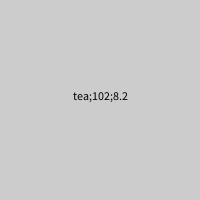
Frame 1 (no input)
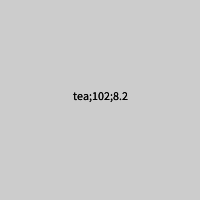
Frame 2 (the mouse pressed at the canvas centre, redrawn once)

The Processing sketch that drew these frames (run headless with seeded random() and noise(); the mouse was pressed at the canvas centre and the sketch redrawn once):

// Processing sketch: ARRAYLIST
// ── ARRAYLIST.pde
ArrayList<String> testStr;
StringList        inventory;
FloatList         inventoryF;
IntList           inventoryI;

void setup() {
  size(200, 200);
  
  testStr=new ArrayList<String>();
  boolean res=testStr.add("bulba?");
  res=testStr.add("buuulba!");
  println(testStr);
  
  inventory = new StringList();
  inventory.append("coffee");
  inventory.append("flour");
  inventory.append("tea");
  inventory.append("cocoa");
  println(inventory);
  
  inventoryF = new FloatList();
  inventoryF.append(108.6);
  inventoryF.append(5.8);
  inventoryF.append(8.2);
  println(inventoryF);
  
  inventoryI = new IntList();
  inventoryI.append(84);
  inventoryI.append(15);
  inventoryI.append(102);
  println(inventoryI);
  
  noLoop();// ONLY ONE CALL OF draw()
  fill(0);
  textAlign(CENTER);
}

void draw() {
  //Called only once!
  String item = inventory.get(2);
  float flos = inventoryF.get(2);
  int nums = inventoryI.get(2);
  text(item+';'+nums+';'+flos, width/2, height/2);
}
